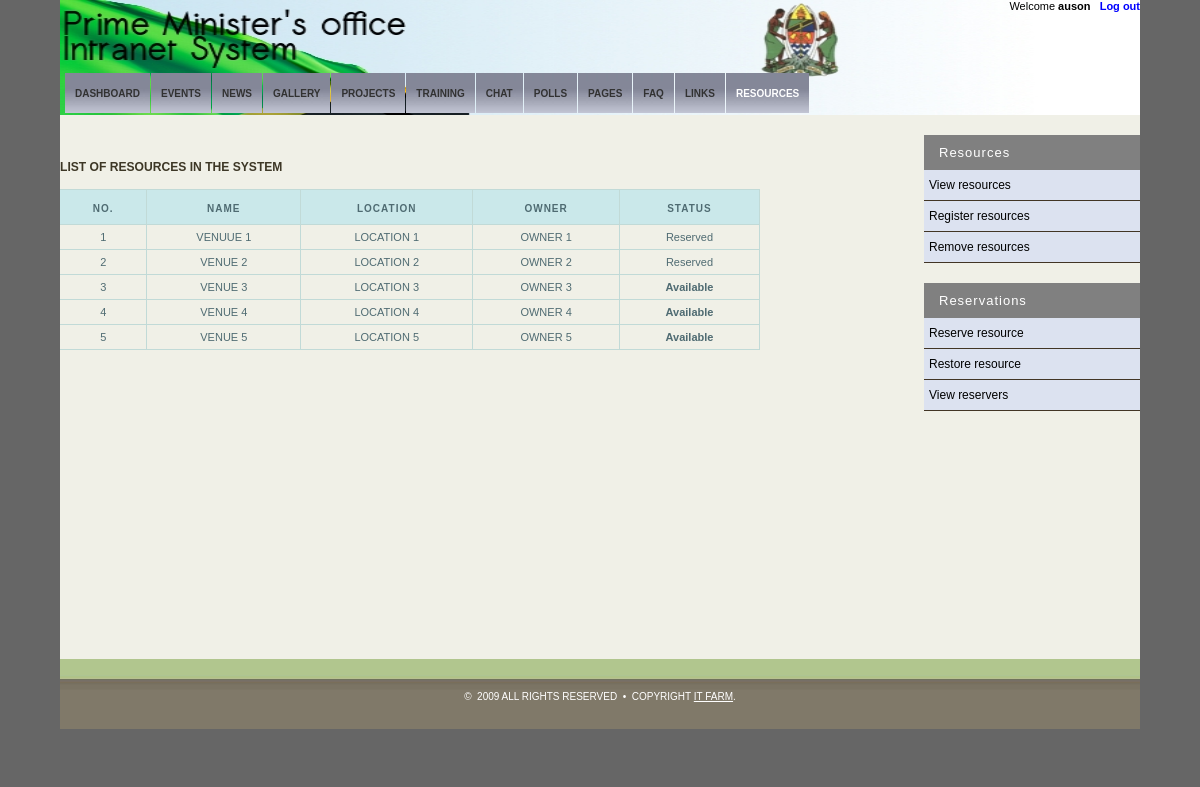
/modules/resources/index.php (signed in), run on the app's committed database.
### tables this page shows
CREATE TABLE IF NOT EXISTS `resource` (
  `id` int(11) NOT NULL AUTO_INCREMENT,
  `name` varchar(128) DEFAULT NULL,
  `location` varchar(128) DEFAULT NULL,
  `owner` varchar(128) DEFAULT NULL,
  `status` int(11) NOT NULL,
  PRIMARY KEY (`id`)
);

### cfg/config.php (the view, shortened to what this page needs)
<?php
	$root_dir="/intranet/";
	$tasksModule = $root_dir . "modules/tasks/";
	$dashboardPage= $tasksModule . "main.php?page=dashboard";
	$eventsPage = $root_dir . "modules/core/admin/events/index.php?menuid=MM3";
	$newsPage = $root_dir . "modules/core/admin/news/index.php?menuid=MM12";
	$galleryPage = $root_dir . "modules/core/admin/gallery/admin/index.php?menuid=MM8";
	$projectPage = $root_dir . "modules/core/admin/projects/index.php?menuid=MM19";
	$trainingPage = $root_dir . "modules/core/admin/training/index.php?menuid=MM11";
	$faqPage = $root_dir ."modules/core/admin/faq/index.php?menuid=MM15";
	$chatPage = $root_dir . "modules/chat/";
	$pollPage = $root_dir . "modules/polls/index.php";
	$pagesPage = $root_dir . "modules/core/admin/pages/index.php?menuid=MM1";
	$linksPage = $root_dir . "modules/core/admin/links/index.php?menuid=MM10";
	$resourcePage = $root_dir . "modules/resources/index.php";
	$resourceDetailPage = $root_dir . "modules/resources/index.php?tag=detail";
	$main_url[0][0] = "Dashboard";	$main_url[0][1] = $dashboardPage;
	$main_url[1][0] = "Events"; 	$main_url[1][1] = $eventsPage;
	$main_url[2][0] = "News";	$main_url[2][1] = $newsPage;
	$main_url[3][0] = "Gallery";		$main_url[3][1] = $galleryPage;
	$main_url[4][0] = "Projects";		$main_url[4][1] = $projectPage;
	$main_url[5][0] = "Training";		$main_url[5][1] = $trainingPage;
	$main_url[6][0] = "Chat";			$main_url[6][1] = $chatPage;
	$main_url[7][0] = "Polls";			$main_url[7][1] = $pollPage;
	$main_url[8][0] = "Pages";			$main_url[8][1] = $pagesPage;
	$main_url[9][0] = "FAQ";			$main_url[9][1] = $faqPage;
	$main_url[10][0] = "Links";			$main_url[10][1] = $linksPage;
	$main_url[11][0] = "Resources";		$main_url[11][1] = $resourcePage;
	function main_menu($current_module) {
		global $main_url, $pagesPage,$linksPage,$resourcePage;
		echo '	<ul id="main">';
					for($incr = 0; $incr <=11; $incr++ ) {
						if( $current_module == $main_url[$incr][0] ) {
							$class = "current_page";
						}
						else {
							$class = "";
						}
						echo '<li class="' .$class . '"><a href="' . $main_url[$incr][1] . '">' . $main_url[$incr][0] . '</a></li>';
					};
		echo '		</ul>';
	};
function resources_contents($tag) {
	@include_once ("config.inc.php");
	if($tag == "view" || empty($tag)) {
		$query_str="SELECT * FROM  `resource` ";
		$query = mysql_query($query_str);
		echo "<p class=\"bold important\">LIST OF RESOURCES IN THE SYSTEM</p>";
		echo "<table class=\"table\">
				<thead>
				  <tr class=\"important\">
					  <th>No.</th>
					  <th>Name</th>
					  <th>Location</th>
					  <th>Owner</th>
					  <th>Status</th>
				  </tr>
				 </thead>
				 <tbody>
			  ";
		for($incr=0;$incr< mysql_num_rows($query) ; $incr++) {
			$row = mysql_fetch_array($query);
			echo "<tr onClick=\"document.location.href='" . $resourceDetailPage ."'\">
					<td>". $row['id'] ."</td>
					<td>". $row['name'] ."</td>
					<td>". $row['location'] ."</td>
					<td>". $row['owner'] ."</td>
					<td>";
					if( $row['status'] ==1 ) {
						echo 'Reserved';
					}elseif ( $row['status'] == 0 ) {
						echo '<b>Available</b>';
					};
					echo "</td>
				</tr>";
		};
		echo "	</tbody>
				</table>";
	}
	elseif( $tag == "register" ) {
		@include_once("register.php");
	};
};
function resources_sidebar($tag) {
	global $resourcePage;
		echo "
					<ul>
					<li>
						<h2>Resources</h2>
						<ul>
							<li><a href=". $resourcePage .'?tag=view' .">View resources</a></li>
							<li><a href=". $resourcePage . '?tag=register' .">Register resources</a></li>
							<li><a href=". $resourcePage .'?tag=remove'.">Remove resources</a></li>
						</ul>
					</li>
					<li>
						<h2>Reservations</h2>
						<ul>
							<li><a href=", $resourcePage. '?tag=reserve'.">Reserve resource</a></li>
							<li><a href=", $resourcePage. '?tag=restore'.">Restore resource</a></li>
							<li><a href=", $resourcePage. '?tag=reservers'.">View reservers</a></li>
						</ul>
					</li>
				</ul>
				";
};
?>

### modules/tasks/stylesheets/main.css (style rules this page uses)
body { margin: 0px; padding: 0; background: #666666; text-align: justify; font-family: Tahoma, Arial, Helvetica, sans-serif; font-size: 11px; color: #3D3726; }
h1, h2, h3 { margin-top: 0; font-family: Arial, Helvetica, sans-serif; }
h2 { font-size: 1.6em; }
a { text-decoration: none; color: #2F2A1D; }
#menu ul { float: left; margin: 0px 0px 0px 5px; padding: 61px 0px 0px 0px; list-style: none; }
#menu li { float: left; display: inline; }
#menu a { display: block; height: 30px; margin: 0px 1px 0px 0px; padding: 15px 10px 0px 10px; background: url(/intranet/modules/tasks/images/img03.jpg) repeat-x left top; text-decoration: none; text-transform: uppercase; font-family: Arial, Helvetica, sans-serif; font-size: 10px; font-weight: bold; color: #323232; -moz-border-radius:0px 3px 0px 0px; }
#menu .current_page a { color: #FFFFFF; }
.bold { font-weight: bold; }
.sidebar ul { margin: 0; padding: 0; list-style: none; }
.sidebar li { padding: 0 0 20px 0; }
.sidebar li ul { background: #dce2f0; }
.sidebar li li { margin: 0 0px 0 0px; padding: 8px 0px 8px 5px; border-bottom: 1px #423525 solid; }
.sidebar li h2 { margin: 0 0 0 0; padding: 10px 15px; background: #808080; font-size: 13px; color: #ffffff; -moz-border-radius:3px 0px 0px 0px; }
.sidebar a { color: #000000; }
.important { font-weight: bold; font-size:1.1em; }

### modules/tasks/stylesheets/table_style.css (style rules this page uses)
p { line-height:1.6em; margin:0 0 1em 0; }
h2 { font-weight:lighter; font-family:verdana,arial,sans-serif; margin-top:1em; color:#333; letter-spacing:1px; font-size:1.2em; }
table { width:100%; padding: 0; margin: 0 auto 1.5em auto; border-left: 1px solid #C1DAD7; border-collapse:collapse; }
th { font: bold 10px/22px "Trebuchet MS", Verdana, Arial, Helvetica, sans-serif; color: #4f6b72; border-right: 1px solid #C1DAD7; border-bottom: 1px solid #C1DAD7; border-top: 1px solid #C1DAD7; letter-spacing: 1px; text-transform: uppercase; text-align:center; padding: 8px 12px 4px 12px; background: #CAE8EA url(/statics/images/bg_header.jpg) no-repeat; vertical-align:middle; }
td { font: normal 11px "Trebuchet MS", Verdana, Arial, Helvetica, sans-serif; border-right: 1px solid #C1DAD7; border-bottom: 1px solid #C1DAD7; padding: 6px 12px 6px 12px; color: #4f6b72; text-align:center; }

### modules/resources/header.php (style rules this page uses)
.table { width:100%; border: 1px #000000 none; text-align:left; font-size:1.3em; }
tr th { font-weight:bold; text-size:3em; }
tbody tr { color:blue; }

### data on the page
resource: id "1", name "VENUUE 1", location "LOCATION 1", owner "OWNER 1", status "Reserved"
resource: id "2", name "VENUE 2", location "LOCATION 2", owner "OWNER 2", status "Reserved"
resource: id "3", name "VENUE 3", location "LOCATION 3", owner "OWNER 3", status "Available"
resource: id "4", name "VENUE 4", location "LOCATION 4", owner "OWNER 4", status "Available"
resource: id "5", name "VENUE 5", location "LOCATION 5", owner "OWNER 5", status "Available"

### other printed values
$_SESSION['username'] "auson"
$main_url[$incr][0] "DASHBOARD"
$main_url[$incr][0] "EVENTS"
$main_url[$incr][0] "NEWS"
$main_url[$incr][0] "GALLERY"
$main_url[$incr][0] "PROJECTS"
$main_url[$incr][0] "TRAINING"
$main_url[$incr][0] "CHAT"
$main_url[$incr][0] "POLLS"
$main_url[$incr][0] "PAGES"
$main_url[$incr][0] "FAQ"
$main_url[$incr][0] "LINKS"
$main_url[$incr][0] "RESOURCES"
